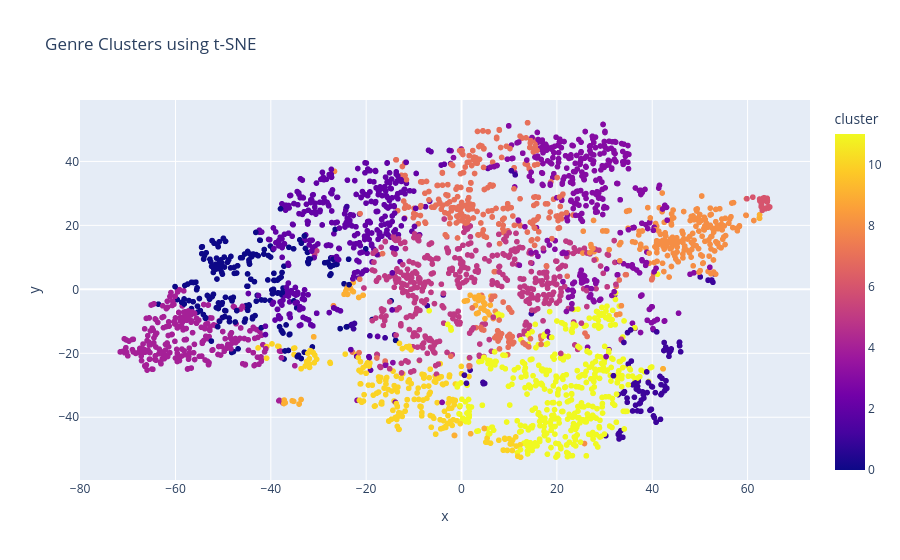

Write notebook code for a chart like this one.
### Code cell
# Visualize Genre Clusters with t-SNE
tsne = TSNE(
    n_components=2,
    random_state=42,
    perplexity=30
)
genre_embedding = tsne.fit_transform(X_genre)
genre_plot = genre_data.copy()
# add t-SNE coordinates to the genre_plot DataFrame
genre_plot['x'] = genre_embedding[:,0]
genre_plot['y'] = genre_embedding[:,1]
# create scatter plot with plotly
fig = px.scatter(
    genre_plot,
    x='x',
    y='y',
    color='cluster',
    hover_name='genres',
    title='Genre Clusters using t-SNE'
)

fig.show()

### Figure 1 — Plotly figure (JSON) as saved in the notebook; plotly's stock layout.template omitted (floating-point values rounded to 4 significant figures; data arrays with more than 128 entries replaced by an {"elided": "..."} marker saying what was removed)
{"data": [{"hovertemplate": "<b>%{hovertext}</b><br><br>x=%{x}<br>y=%{y}<br>cluster=%{marker.color}<extra></extra>", "hovertext": {"elided": "2973 str values"}, "legendgroup": "", "marker": {"color": {"elided": "2973 int values"}, "coloraxis": "coloraxis", "symbol": "circle"}, "mode": "markers", "name": "", "showlegend": false, "type": "scattergl", "x": {"elided": "2973 float values"}, "xaxis": "x", "y": {"elided": "2973 float values"}, "yaxis": "y"}], "layout": {"coloraxis": {"colorbar": {"title": {"text": "cluster"}}, "colorscale": [[0, "#0d0887"], [0.1111, "#46039f"], [0.2222, "#7201a8"], [0.3333, "#9c179e"], [0.4444, "#bd3786"], [0.5556, "#d8576b"], [0.6667, "#ed7953"], [0.7778, "#fb9f3a"], [0.8889, "#fdca26"], [1, "#f0f921"]]}, "legend": {"tracegroupgap": 0}, "title": {"text": "Genre Clusters using t-SNE"}, "xaxis": {"anchor": "y", "domain": [0, 1], "title": {"text": "x"}}, "yaxis": {"anchor": "x", "domain": [0, 1], "title": {"text": "y"}}}}
